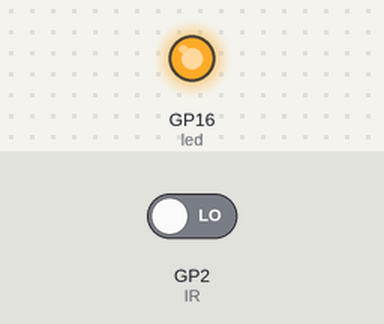
The program below on a simulated Raspberry Pi Pico running MicroPython. On the bench: output pins drawn as LEDs (lit = HIGH). The inputs (shaded band) are chosen by the test bench; at power-on: GP2 (IR) LOW.

Above: at 1.2 s.
1.3 s: GP2 (IR) driven HIGH
At 1.6 s:
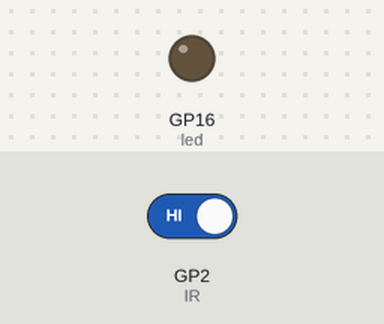
2.8 s: GP2 (IR) driven LOW
At 3.9 s:
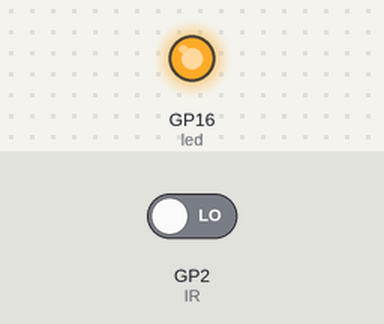
Timing chart, 0 to 5.8 s (numbered marks = the images above; inputs shaded):
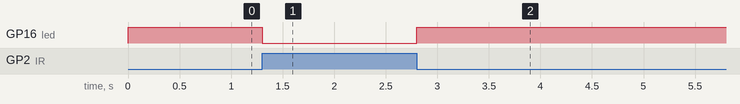

Measured:
- after the input at 1.3 s, GP16 (led): HIGH → LOW at once
- after the input at 2.8 s, GP16 (led): LOW → HIGH at once

The program:

2__IR_sensor_program.py
```python
# This code Created by Inventing Phoenix
# 1 FEB 2021
from machine import Pin #This will help you access these pins using the Pin class of the machine module:
import time             #This module will you create delays
IR = Pin(2, Pin.IN)     #The Pin is assigned for the component and the pin mode is set to input
led= Pin(16,Pin.OUT)    #The Pin is assigned for the component and the pin mode is set to output


while True:             # This loop will run forever
   y= IR.value()        # The digital input values are read by IR sensor and stored in a variable y
   if y!= 0 :           # if y is not equal to zero (ie if Digital value is one )
      led.low()         # Turn off the LED (ie set the pin to the low logic level)
      #time.sleep(1)     # for one second
   else:
      led.high()        #Turn on the LED (ie set the pin to the High logic level)
      #time.sleep(1)

#Thank you for watching the video! Please subscribe to our youtube channel and click on the bell notification
 
```
